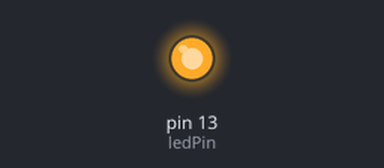
Bench run of a sketch on a simulated Arduino Uno, built with avr-gcc and run on an emulated ATmega328P. Shown: output pins drawn as LEDs (lit = HIGH).

Above: at 1.5 s.
At 7.7 s:
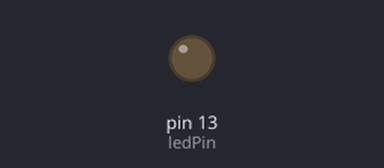
Timing chart, 0 to 12.2 s (numbered marks = the images above):
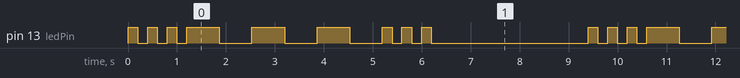

Measured:
- by itself, pin 13 (ledPin): repeats every 9.4 s: 2 × (LOW 0.20 s, HIGH 0.20 s), LOW 0.20 s, 3 × (HIGH 0.67 s, LOW 0.67 s), 2 × (HIGH 0.20 s, LOW 0.20 s), HIGH 0.20 s, LOW 3.2 s, HIGH 0.20 s
- by itself, everything shown: repeats every 9.4 s, in 18 steps

The sketch:

01_blink_led11_morse_led.ino
```cpp
/* SOS código Morse LED */
const int ledPin = 13;
int durations [] = {200, 200, 200, 666, 666, 666, 200, 200, 200};

void setup() {
  pinMode(ledPin, OUTPUT);
}

void loop() {
  for (int i = 0; i < 9; i++)
    flash(durations[i]);

  delay(3000);
}

void flash(int delayPeriod) {
  digitalWrite(ledPin, HIGH);
  delay(delayPeriod);
  digitalWrite(ledPin, LOW);
  delay(delayPeriod);
}
```
